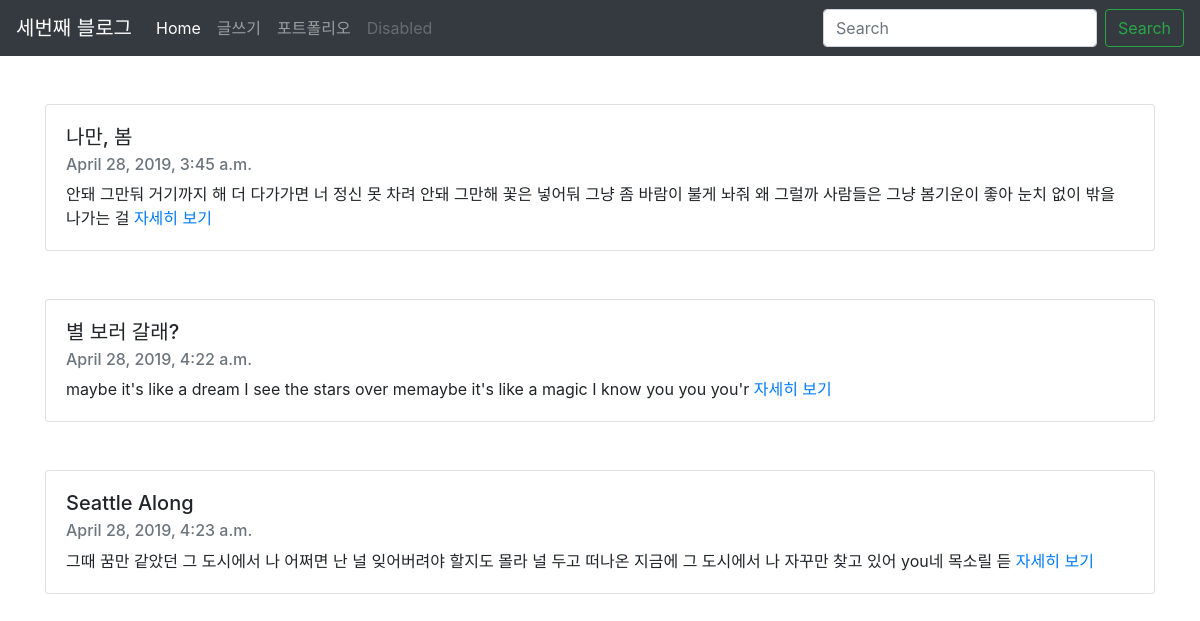
The app's page /, older data.
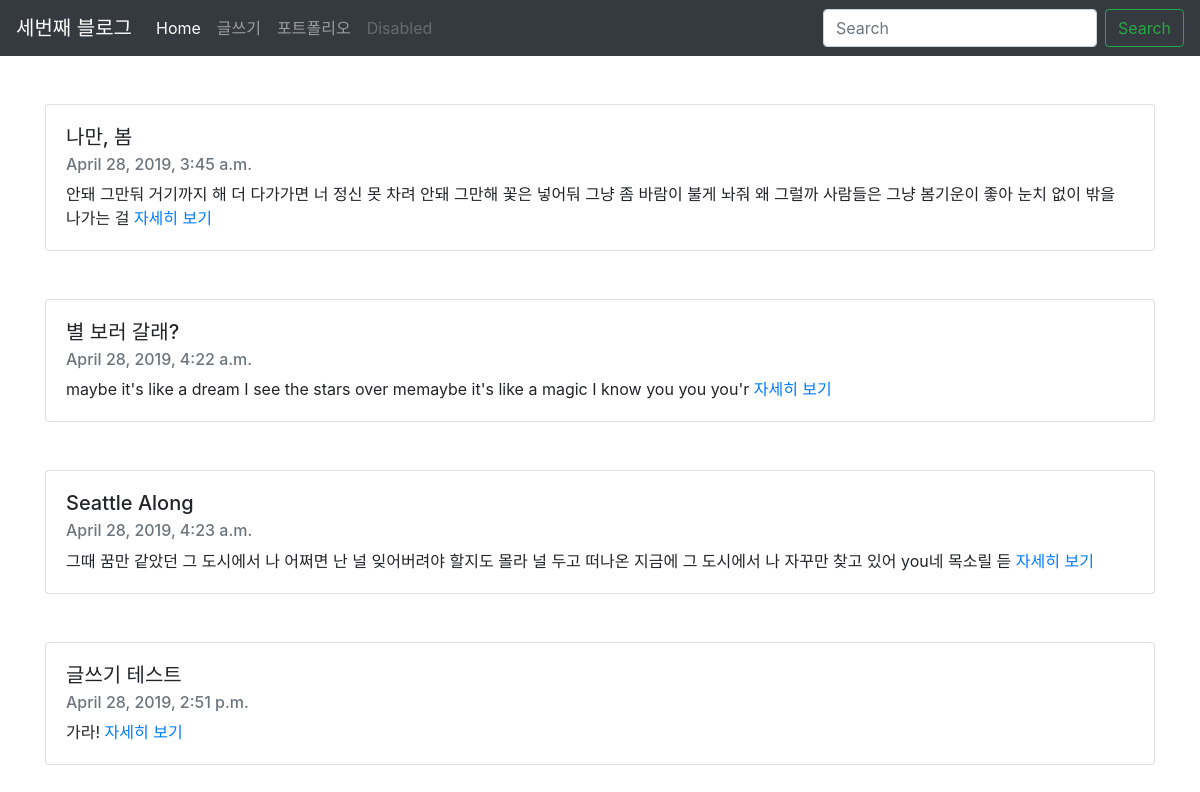
The same page, newer data.
### blogapp/models.py (models this page shows, shortened)
class Blog(models.Model):
    title = models.CharField(max_length=200)
    pub_date = models.DateTimeField('date published')
    body = models.TextField()
    def summary(self):
        return self.body[:100]

### blogapp/views.py (the view)
# urls.py: path('', blogapp.views.home, name ="name"),
def home(request):
    blogs = Blog.objects
    return render(request, 'home.html', {'blogs':blogs})

### blogapp/templates/home.html (shortened to what this page needs)
<head>
    <link rel="stylesheet" href="https://stackpath.bootstrapcdn.com/bootstrap/4.3.1/css/bootstrap.min.css">
    <nav class="navbar navbar-expand-lg navbar-dark bg-dark">
            <a class="navbar-brand" href="#">세번째 블로그</a>
            <div class="collapse navbar-collapse" id="navbarSupportedContent">
              <ul class="navbar-nav mr-auto">
                <li class="nav-item active">
                  <a class="nav-link" href="#">Home <span class="sr-only">(current)</span></a>
                </li>
                <li class="nav-item">
                  <a class="nav-link" href="{% url 'new' %}">글쓰기</a>
                </li>
                <li class="nav-item">
                  <a class="nav-link" href="{% url 'portfolio' %}" >포트폴리오</a>                </li>
                <li class="nav-item">
                  <a class="nav-link disabled" href="#" tabindex="-1" aria-disabled="true">Disabled</a>
                </li>
              </ul>
              <form class="form-inline my-2 my-lg-0">
                <input class="form-control mr-sm-2" type="search" placeholder="Search" aria-label="Search">
                <button class="btn btn-outline-success my-2 my-sm-0" type="submit">Search</button>
              </form>
            </div>
          </nav>
</head>
<body>
    <div class="container">
        {% for blog in blogs.all %}
          <br><br>
          <div class="card">
            <div class="card-body">
              <h5 class="card-title">{{blog.title}}</h5>
              <h6 class="card-subtitle mb-2 text-muted">{{blog.pub_date}}</h6>
              <p class="card-text">{{blog.summary}}<a href="{% url 'detail' blog.id %}" class="card-link"> 자세히 보기</a></p>
            </div>
          </div>
        {%endfor%}
    </div>
</body>

Row changes from the older to the newer data that the page shows:
added Blog: title "글쓰기 테스트", pub_date "April 28, 2019, 2:51 p.m.", summary "가라!"
